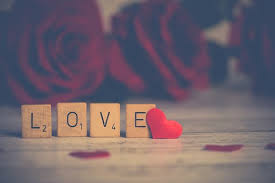
#> input picture image detection/pic.jpg, 275 x 183 px
$ python image_Resizing.py
#> lines starting #> are read from the running program, lines starting #| are printed output that depends on the picture
import cv2

img = cv2.imread('pic.jpg', 0)
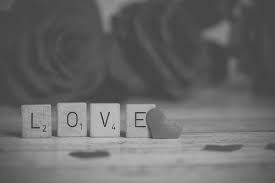
#> img: shape (183, 275); min 29, max 199, mean 104.6

resized = cv2.resize(img, (int (img.shape[1]*2), int(img.shape[0]*2)))
cv2.imshow("Legend", resized)
cv2.waitKey(0)

cv2.destroyAllWindows()
